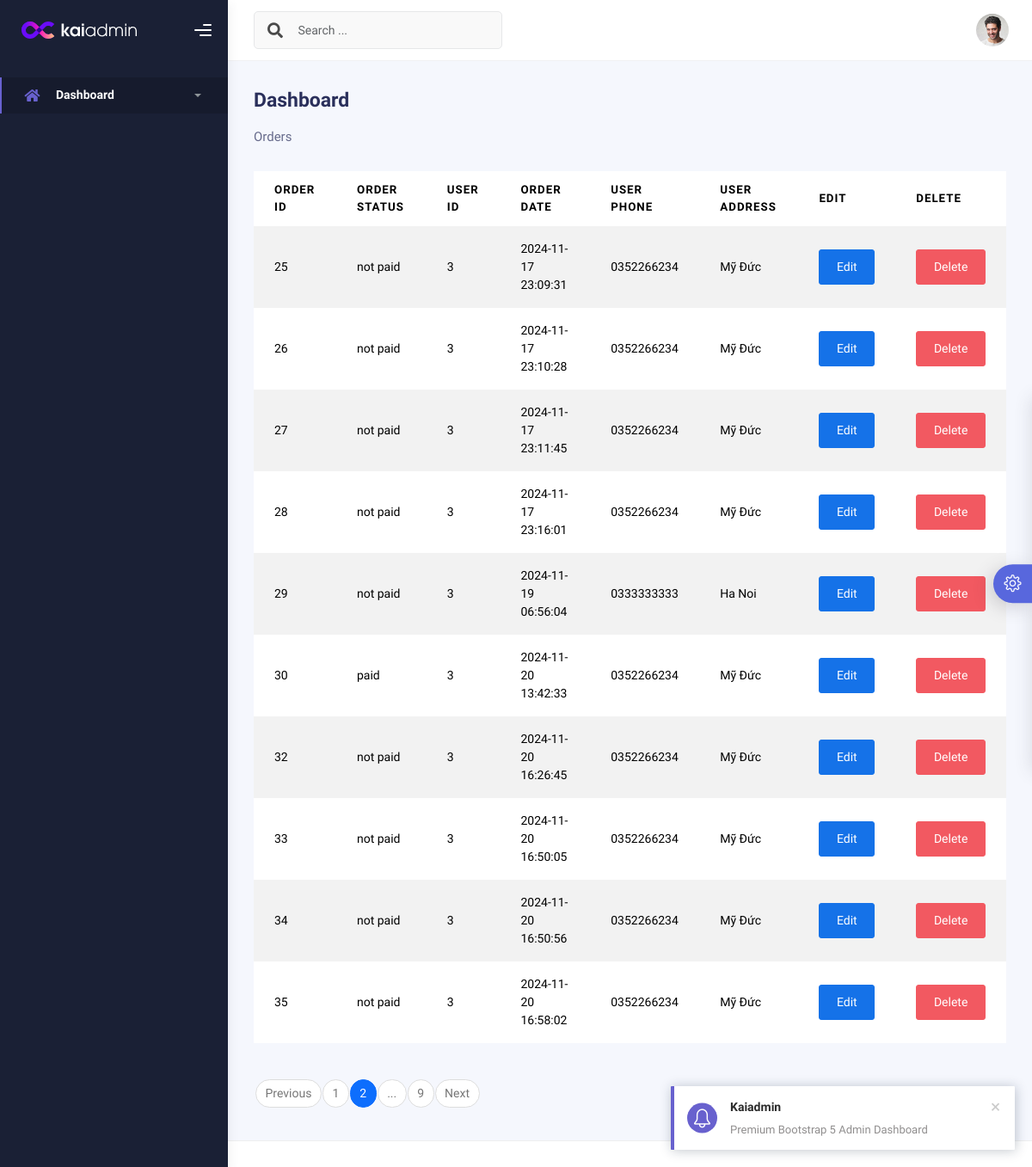
/admin/index.php?page_no=2 (signed in), run on an earlier commit of the app's database.
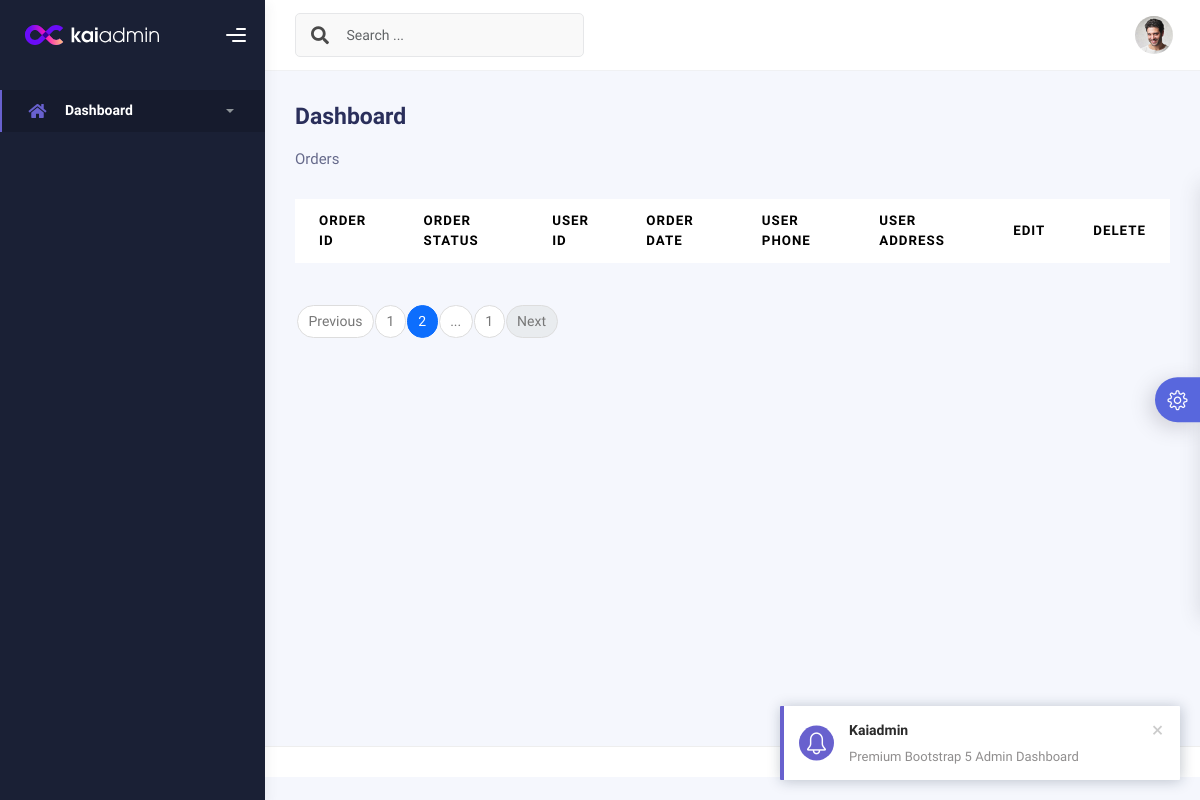
And on a later commit of the database.
### tables this page shows
CREATE TABLE `orders` (
  `order_id` int(11) NOT NULL,
  `order_cost` decimal(6,2) NOT NULL,
  `order_status` varchar(100) NOT NULL DEFAULT 'on_hold',
  `user_id` int(11) NOT NULL,
  `user_phone` int(11) NOT NULL,
  `user_city` varchar(255) NOT NULL,
  `user_address` varchar(255) NOT NULL,
  `order_date` datetime NOT NULL DEFAULT current_timestamp()
);

### admin/index.php (the view, shortened to what this page needs)
<?php include('header.php'); ?>
<?php
  if(isset($_GET['page_no']) && $_GET['page_no'] != "") {
    $page_no = $_GET['page_no'];
  }else{
    $page_no = 1;
  }
  $stmt1 = $conn->prepare("SELECT COUNT(*) AS total_records FROM orders");
  $stmt1->execute();
  $stmt1->bind_result($total_records);
  $total_records_per_page = 10;
  $offset = ($page_no-1) * $total_records_per_page;
  $total_no_of_pages = ceil($total_records/$total_records_per_page);
  $stmt2 = $conn->prepare("SELECT * FROM orders LIMIT $offset,$total_records_per_page");
  $stmt2->execute();
  $orders = $stmt2->get_result();
?>
        <div class="container">
          <div class="page-inner">
            <div
              class="d-flex align-items-left align-items-md-center flex-column flex-md-row pt-2 pb-4"
            >
              <div>
                <h3 class="fw-bold mb-3">Dashboard</h3>
                <h6 class="op-7 mb-2">Orders</h6>
              </div>
            </div>
            <div class="table-responsive">
                  <table class="table table-striped table-sm">
                    <thead>
                      <tr>
                        <th scope="col">Order Id</th>
                        <th scope="col">Order Status</th>
                        <th scope="col">User Id</th>
                        <th scope="col">Order Date</th>
                        <th scope="col">User Phone</th>
                        <th scope="col">User Address</th>
                        <th scope="col">Edit</th>
                        <th scope="col">Delete</th>
                      </tr>
                    </thead>
                    <tbody>
                      <?php foreach($orders as $order){ ?>
                      <tr>
                        <td><?php echo $order['order_id'] ;?></td>
                        <td><?php echo $order['order_status'] ;?></td>
                        <td><?php echo $order['user_id']; ?></td>
                        <td><?php echo $order['order_date']; ?></td>
                        <td><?php echo "0".$order['user_phone'] ;?></td>
                        <td><?php echo $order['user_address'] ;?></td>
                        <td><a class="btn btn-primary" href="edit_order.php?order_id=<?php echo $order['order_id']; ?>">Edit</a></td>
                        <td><a class="btn btn-danger" href="delete_order.php?order_id=<?php echo $order['order_id']; ?>">Delete</a></td>
                      </tr>
                      <?php } ?>
                    </tbody>
                  </table>
                    <nav aria-label="Page navigation example" class="mx-auto">
                          <ul class="pagination mt-5 mx-auto">
                                  <li class="page-item <?php if($page_no <= 1) {echo 'disabled';} ?>">
                                      <a class="page-link" href="<?php if($page_no <= 1) {echo '#';} else {echo "?page_no=".($page_no-1);} ?>">Previous</a>
                                  </li>
                                  <li class="page-item <?php if($page_no == 1) {echo 'active';} ?>">
                                      <a class="page-link" href="?page_no=1">1</a>
                                  </li>
                                  <li class="page-item <?php if($page_no == 2) {echo 'active';} ?>">
                                      <a class="page-link" href="?page_no=2">2</a>
                                  </li>
                                  <li class="page-item"><a class="page-link" href="#">...</a></li>
                                  <li class="page-item <?php if($page_no == $total_no_of_pages) {echo 'active';} ?>">
                                      <a class="page-link" href="?page_no=<?php echo $total_no_of_pages; ?>"><?php echo $total_no_of_pages; ?></a>
                                  </li>
                                  <li class="page-item <?php if($page_no >= $total_no_of_pages) {echo 'disabled';} ?>">
                                      <a class="page-link" href="<?php if($page_no >= $total_no_of_pages) {echo '#';} else {echo "?page_no=".($page_no+1);} ?>">Next</a>
                                  </li>
                            </ul>
                    </nav>
                </div>
          </div>
        </div>
        <footer class="footer">
        </footer>
      <div class="custom-template">
        <div class="custom-toggle">
          <i class="icon-settings"></i>
        </div>
      </div>
  </body>
</html>

### admin/header.php (shortened to what this page needs)
<!DOCTYPE html>
<html lang="en">
  <head>
    <link rel="stylesheet" href="assets/css/bootstrap.min.css" />
    <link rel="stylesheet" href="assets/css/plugins.min.css" />
    <link rel="stylesheet" href="assets/css/kaiadmin.min.css" />
    <link rel="stylesheet" href="assets/css/demo.css" />
  </head>
  <body>
    <div class="wrapper">
      <div class="sidebar" data-background-color="dark">
        <div class="sidebar-logo">
          <div class="logo-header" data-background-color="dark">
            <a href="index.php" class="logo">
              <img
                src="assets/img/kaiadmin/logo_light.svg"
                alt="navbar brand"
                class="navbar-brand"
                height="20"
              />
            </a>
            <div class="nav-toggle">
              <button class="btn btn-toggle toggle-sidebar">
                <i class="gg-menu-right"></i>
              </button>
            </div>
          </div>
        </div>
        <div class="sidebar-wrapper scrollbar scrollbar-inner">
          <div class="sidebar-content">
            <ul class="nav nav-secondary">
              <li class="nav-item active">
                <a
                  data-bs-toggle="collapse"
                  href="#dashboard"
                  class="collapsed"
                  aria-expanded="false"
                >
                  <i class="fas fa-home"></i>
                  <p>Dashboard</p>
                  <span class="caret"></span>
                </a>
              </li>
            </ul>
          </div>
        </div>
      </div>
      <div class="main-panel">
        <div class="main-header">
          <nav
            class="navbar navbar-header navbar-header-transparent navbar-expand-lg border-bottom"
          >
            <div class="container-fluid">
              <nav
                class="navbar navbar-header-left navbar-expand-lg navbar-form nav-search p-0 d-none d-lg-flex"
              >
                <div class="input-group">
                  <div class="input-group-prepend">
                    <button type="submit" class="btn btn-search pe-1">
                      <i class="fa fa-search search-icon"></i>
                    </button>
                  </div>
                  <input
                    type="text"
                    placeholder="Search ..."
                    class="form-control"
                  />
                </div>
              </nav>
              <ul class="navbar-nav topbar-nav ms-md-auto align-items-center">
                <li class="nav-item topbar-user dropdown hidden-caret">
                  <a
                    class="dropdown-toggle profile-pic"
                    data-bs-toggle="dropdown"
                    href="#"
                    aria-expanded="false"
                  >
                    <div class="avatar-sm">
                      <img
                        src="assets/img/profile.jpg"
                        alt="..."
                        class="avatar-img rounded-circle"
                      />
                    </div>
                  </a>
                </li>
              </ul>
            </div>
          </nav>
        </div>

### admin/assets/css/demo.css (style rules this page uses)
.custom-template { position: fixed; top: 50%; transform: translateY(-50%); right: -325px; width: 325px; height: max-content; display: block; z-index: 1; background: #ffffff; transition: all .3s; z-index: 1003; box-shadow: -1px 1px 20px rgba(69, 65, 78, 0.15); border-top-left-radius: 5px; border-bottom-left-radius: 5px; transition: all .5s; }
.custom-template .custom-toggle { position: absolute; width: 45px; height: 45px; background: #5867dd; top: 50%; left: -45px; transform: translateY(-50%); display: flex; align-items: center; justify-content: center; text-align: center; border-top-left-radius: 30px; border-bottom-left-radius: 30px; cursor: pointer; color: #ffffff; box-shadow: -5px 5px 20px rgba(69, 65, 78, 0.21); }
.custom-template .custom-toggle i { font-size: 20px; animation: 1.3s spin linear infinite; }

What changed in the data, as far as the page shows it:
removed orders: order_id "25", order_status "not paid", user "3", order_date "2024-11-17 23:09:31", user_phone "352266234", user_address "Mỹ Đức"
removed orders: order_id "26", order_status "not paid", user "3", order_date "2024-11-17 23:10:28", user_phone "352266234", user_address "Mỹ Đức"
removed orders: order_id "27", order_status "not paid", user "3", order_date "2024-11-17 23:11:45", user_phone "352266234", user_address "Mỹ Đức"
removed orders: order_id "28", order_status "not paid", user "3", order_date "2024-11-17 23:16:01", user_phone "352266234", user_address "Mỹ Đức"
removed orders: order_id "29", order_status "not paid", user "3", order_date "2024-11-19 06:56:04", user_phone "333333333", user_address "Ha Noi"
removed orders: order_id "30", order_status "paid", user "3", order_date "2024-11-20 13:42:33", user_phone "352266234", user_address "Mỹ Đức"
removed orders: order_id "32", order_status "not paid", user "3", order_date "2024-11-20 16:26:45", user_phone "352266234", user_address "Mỹ Đức"
removed orders: order_id "33", order_status "not paid", user "3", order_date "2024-11-20 16:50:05", user_phone "352266234", user_address "Mỹ Đức"
removed orders: order_id "34", order_status "not paid", user "3", order_date "2024-11-20 16:50:56", user_phone "352266234", user_address "Mỹ Đức"
removed orders: order_id "35", order_status "not paid", user "3", order_date "2024-11-20 16:58:02", user_phone "352266234", user_address "Mỹ Đức"
Also different on the page:
$total_no_of_pages: "9" → "1"
